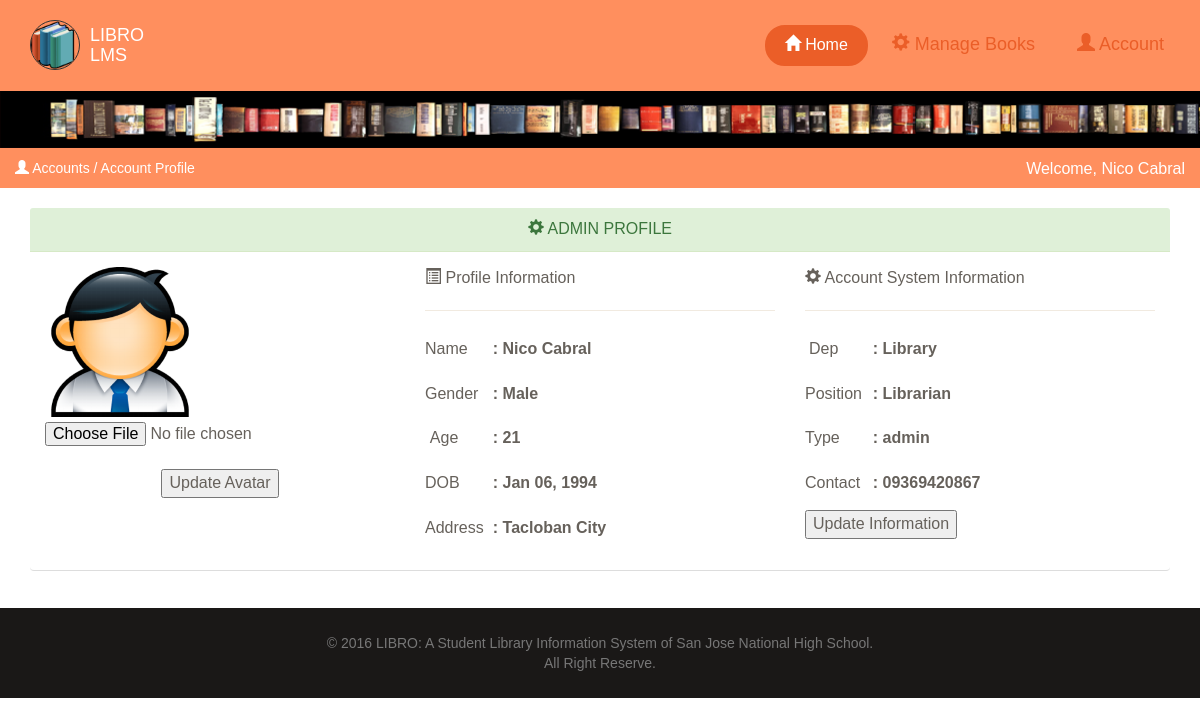
Page /account_profile.php (signed in) on the committed database.
### tables this page shows
CREATE TABLE IF NOT EXISTS `userimg` (
  `id` int(11) NOT NULL AUTO_INCREMENT,
  `userid` int(11) DEFAULT NULL,
  `img` varchar(500) DEFAULT NULL,
  PRIMARY KEY (`id`)
);

CREATE TABLE IF NOT EXISTS `user` (
  `id` int(11) NOT NULL AUTO_INCREMENT,
  `name` varchar(50) DEFAULT NULL,
  `gender` varchar(10) DEFAULT NULL,
  `dob` date DEFAULT NULL,
  `age` int(11) DEFAULT NULL,
  `address` varchar(100) DEFAULT NULL,
  `contact` varchar(50) DEFAULT NULL,
  `dep` varchar(50) DEFAULT NULL,
  `pos` varchar(50) DEFAULT NULL,
  `usertype` varchar(50) DEFAULT NULL,
  `username` varchar(50) DEFAULT NULL,
  `password` varchar(50) DEFAULT NULL,
  PRIMARY KEY (`id`)
);

### account_profile.php (the view, shortened to what this page needs)
<?php session_start();
if(isset($_SESSION['username']) && isset($_SESSION['password']) && $_SESSION['user_type']=='admin'){?>
<!doctype html>
<html lang="en">
<?php include('head.php')?>
<body style="background-image:assets/paper_img/boxed_bg.jpg; background-repeat:no-repeat; width:100%;">
 <div id="navbar-full">
        <div id="navbar">
            <div class="navigation-example">
                <nav class="navbar navbar-ct-danger navbar-static-top" role="navigation-demo">
                  <div class="container">
                    <div class="navbar-header">
      <a href="dashboard.php">
           <div class="logo-container">
                <div class="logo">
                    <img src="assets/paper_img/icons/Librarylogo.png" alt="Creative Tim Logo">
                </div>
                <div class="brand">
                   LIBRO LMS
                </div>
      </div>
      </a>
    </div>
    <div class="collapse navbar-collapse" id="navigation-example-2">
      <ul class="nav navbar-nav navbar-right">
          <li>
            <a href="dashboard.php" class="btn btn-danger btn-fill" ><span class="glyphicon glyphicon-home"></span> Home</a>
          </li>
         <li class="dropdown">
          <button href="#" class="dropdown-toggle btn btn-danger btn-simple" data-toggle="dropdown">
                                      <span class="glyphicon glyphicon-cog"></span> Manage Books</button>
                                    </li>
           <li class="dropdown">
          <button href="#" class="dropdown-toggle btn btn-danger btn-simple" data-toggle="dropdown">
                                      <span class="glyphicon glyphicon-user"></span> Account</button>
                                    </li>
      </ul>
    </div>
                  </div>
                </nav>
            </div>
        </div>
    </div>
<img src="assets/paper_img/footer.png" class="img-responsive" width="100%">
<div class="alert alert-danger" role="alert" style="color:#FFF;"><span class="glyphicon glyphicon-user"></span> Accounts / Account Profile
<div class="pull-right">
	<p style="color:#FFF;">Welcome, <?php echo $_SESSION['name'];?></p>
</div>
</div>
<div class="container" style="height:400px;">
	<div class="row">
    <div class="col-lg-12">
<div class="panel panel-success">
 <div class="panel-heading"><center><i class="glyphicon glyphicon-cog"></i> ADMIN PROFILE</center> </div>
  <div class="panel-body">
<div class="row">
  <div class="col-xs-6 col-sm-4">
  <?php include('includes/dbconn.php');
  $uid = $_SESSION['id'];
  $sqlquery = mysql_query("SELECT * FROM userimg WHERE userid = '$uid'") or die (mysql_error());
  if(mysql_num_rows($sqlquery)==0){
	  echo '<img src="assets/paper_img/admin.png" class="img-responsive" width="150px;">';}
	  else{
  while($row = mysql_fetch_assoc($sqlquery)){?>
  <img src="<?php echo $row['img']?>" class="img-responsive" width="150px;">
  <?php }}?>
  <form style="margin-top:5px;" action="updateavatar.php" method="post" enctype="multipart/form-data">
   <input type="file" name="image" required> 	<br>
 <center> <button type="submit" name="updateavatar"> Update Avatar</button></center>
  </form>
  </div>
  <div class="col-xs-6 col-sm-4"><i class="glyphicon glyphicon-list-alt"></i> Profile Information
  <hr>
  <?php include('includes/dbconn.php');
  $id = $_SESSION['id'];
  $query = mysql_query("SELECT * FROM user  WHERE id = '$id'") or die (mysql_error());
  if(mysql_num_rows($query)>0){
	  	while($row = mysql_fetch_array($query)){?>
  <form class="form-horizontal">
  <div class="form-group">
    <p class="col-sm-2 control-label">Name</p>
    <div class="col-sm-10">
      <label for="name" class=" control-label">&nbsp;: <?php echo $row['name'];?></label>
    </div>
  </div>
  <div class="form-group">
   <p class="col-sm-2 control-label">Gender</p>
    <div class="col-sm-10">
      <label for="name" class=" control-label">&nbsp;: <?php echo $row['gender'];?></label>
    </div>
  </div>
  <div class="form-group">
 <p class="col-sm-2 control-label">Age</p>
    <div class="col-sm-10">
      <label for="name" class=" control-label">&nbsp;: <?php echo $row['age'];?></label>
    </div>
  </div>
  <div class="form-group">
   <p class="col-sm-2 control-label">DOB</p>
    <div class="col-sm-10">
      <label for="name" class=" control-label">&nbsp;: <?php
	  $date = $row['dob'];
	  $isdate = new DateTime($date);
	   echo $isdate->format('M d, Y');?></label>
    </div>
  </div>
<div class="form-group">
    <p class="col-sm-2 control-label">Address</p>
    <div class="col-sm-10">
      <label for="name" class=" control-label">&nbsp;: <?php echo $row['address'];?></label>
    </div>
  </div>
</form>
  </div>
  <div class="col-xs-6 col-sm-4">
  <i class="glyphicon glyphicon-cog"></i> Account System Information
  <hr>
  <form class="form-horizontal">
  <div class="form-group">
   <p class="col-sm-2 control-label">Dep</p>
    <div class="col-sm-10">
      <label for="name" class=" control-label">&nbsp;: <?php echo $row['dep'];?></label>
    </div>
  </div>
  <div class="form-group">
  <p class="col-sm-2 control-label">Position</p>
    <div class="col-sm-10">
      <label for="name" class=" control-label">&nbsp;: <?php echo $row['pos'];?></label>
    </div>
  </div>
  <div class="form-group">
    <p class="col-sm-2 control-label">Type</p>
    <div class="col-sm-10">
      <label for="name" class=" control-label">&nbsp;: <?php echo $row['usertype'];?></label>
    </div>
  </div>
  <div class="form-group">
    <p class="col-sm-2 control-label">Contact</p>
    <div class="col-sm-10">
      <label for="name" class=" control-label">&nbsp;: <?php echo $row['contact'];}}?></label>
    </div>
  </div>
  <button type="button" data-toggle="modal" data-target="#updateModal">Update Information</button>
</form></div>
</div>
  </div>
</div>
</div></div>
</div>
 <?php include('footer.php')?>
</body>
</html>
<?php } else if ($_SESSION['user_type']=='user'){
	header('location:dashboard-User.php');}
	else{
		header('location:index.php');}?>

### head.php (shortened to what this page needs)
<head>
    <link href="bootstrap3/css/bootstrap.css" rel="stylesheet" />
    <link href="assets/css/ct-paper.css" rel="stylesheet"/>
    <link href="assets/css/demo.css" rel="stylesheet" />
    <link href="assets/css/font_awesome.css" rel="stylesheet">
    <link href='assets/css/fonts_googleapis.css' rel='stylesheet' type='text/css'>
    <link href='assets/css/googleapis.css' rel='stylesheet' type='text/css'>
</head>

### footer.php
<footer class="footer-demo section-dark">
    <div class="container">
       <center>
        <div class="copyright">
            &copy; 2016 LIBRO: A Student Library Information System of
San Jose National High School.<br /> All Right Reserve.
        </div>
        </center>
    </div>
</footer>

### assets/css/demo.css (style rules this page uses)
#navbar-full .navbar { border-radius: 0 !important; margin-bottom: 0; z-index: 2; }
.navigation-example { background-image: url('../paper_img/red.jpg'); background-position: center center; background-size: cover; background-attachment: fixed; margin-top:0; }
.footer-demo { background-attachment: fixed; position: relative; line-height: 20px; }
.footer-demo .copyright { color: #777777; padding: 10px 15px; font-size: 14px; margin: 15px 3px; line-height: 20px; text-align: center; }
.logo-container .logo { overflow: hidden; border-radius: 50%; border: 1px solid #333333; width: 50px; float: left; }
.logo-container .brand { font-size: 18px; color: #FFFFFF; line-height: 20px; float: left; margin-left: 10px; margin-top: 5px; width: 50px; height: 50px; }
.logo-container { margin-top: 10px; }
.logo-container .logo img { width: 100%; }
.presentation .front, .presentation .front:after, .presentation .front .btn, .logo-container .logo, .logo-container .brand { -webkit-transition: all .2s; -moz-transition: all .2s; -o-transition: all .2s; transition: all .2s; }
.navbar-header { min-width: 120px; }

### rows in the picture
userimg: img (picture)
user: name "Nico Cabral", gender "Male", age "21", dob "Jan 06, 1994", address "Tacloban City", dep "Library", pos "Librarian", usertype "admin", contact "09369420867"

### other values in the picture
$_SESSION['name'] "Nico Cabral"
